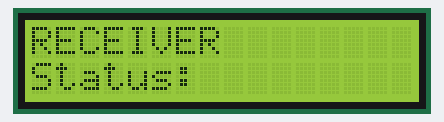
The sketch below on a simulated ESP8266 (NodeMCU). Shown: 16×2 character LCD. No radio packets arrive unless stated; what the sketch prints to the serial monitor is not drawn.

Above: at 0.1 s.
At 3.2 s:
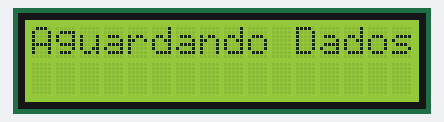
At 4.2 s:
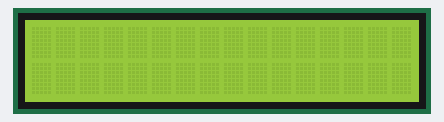

Measured:
- by itself, everything shown: repeats every 5.0 s, in 3 steps
- what the display in image 1 shows lasts 1.0 s, from 3.1 s to 4.1 s

The sketch:

testLCDEsp8266.ino
```cpp
/*********
  Rui Santos
  Complete project details at https://randomnerdtutorials.com
*********/
#include <RF24Network.h>
#include <RF24.h>
#include <SPI.h>
#include <LiquidCrystal_I2C.h>

// Armazena os dados recebidos
int recebidos[1];

RF24 radio(D3, D4); // CE, CSN
byte guest=0;
RF24Network network(radio);      // Network uses that radio
const uint16_t this_node = 00;    // Address of our node in Octal format ( 04,031, etc)
const uint16_t other_node = 01;   // Address of the other node in Octal format

// set the LCD number of columns and rows
int lcdColumns = 16;
int lcdRows = 2;

// set LCD address, number of columns and rows
// if you don't know your display address, run an I2C scanner sketch
LiquidCrystal_I2C lcd(0x27, lcdColumns, lcdRows);

void setup(){
  // initialize LCD
  Serial.begin(115200);
  lcd.init();
  // turn on LCD backlight
  lcd.backlight();
  Serial.println("RF24Network/examples/helloworld_rx/");

  SPI.begin();
  radio.begin();
  network.begin(/*channel*/ 90, /*node address*/ this_node);
}

void loop(){
  // set cursor to first column, first row
  Serial.println("entrei loop");
  network.update();                  // Check the network regularly
  lcd.setCursor(0, 0);
  lcd.print("RECEIVER");

  lcd.setCursor(0, 1);
  lcd.print("Status: "+radio.available());
  Serial.println("Radio : "+radio.available());

  delay(3000);
  lcd.clear();

  if (radio.available()){
   while ( network.available() ) {     // Is there anything ready for us?
     /*char text[32];
     radio.read(&text, sizeof(text));

     Serial.println("Reslt : "||text);
     lcd.setCursor(0, 0);
     lcd.print(text);
     delay(1000);
     lcd.clear();
     delay(1000);
     */
    RF24NetworkHeader header;        // If so, grab it and print it out
    static  char pesan[32];
    network.read(header,&pesan,sizeof(pesan));
    Serial.print("Received packet #");
    Serial.println(pesan);

     lcd.setCursor(0, 0);
     lcd.print(pesan);
     delay(1000);
     lcd.clear();
     delay(1000);
   guest++;
if(guest>2){
  guest=1;
}
  }


  }else{
    lcd.setCursor(0, 0);
  // print message
  lcd.print("Aguardando Dados...");
  delay(1000);
  lcd.clear();
  delay(1000);
  }

}
```
